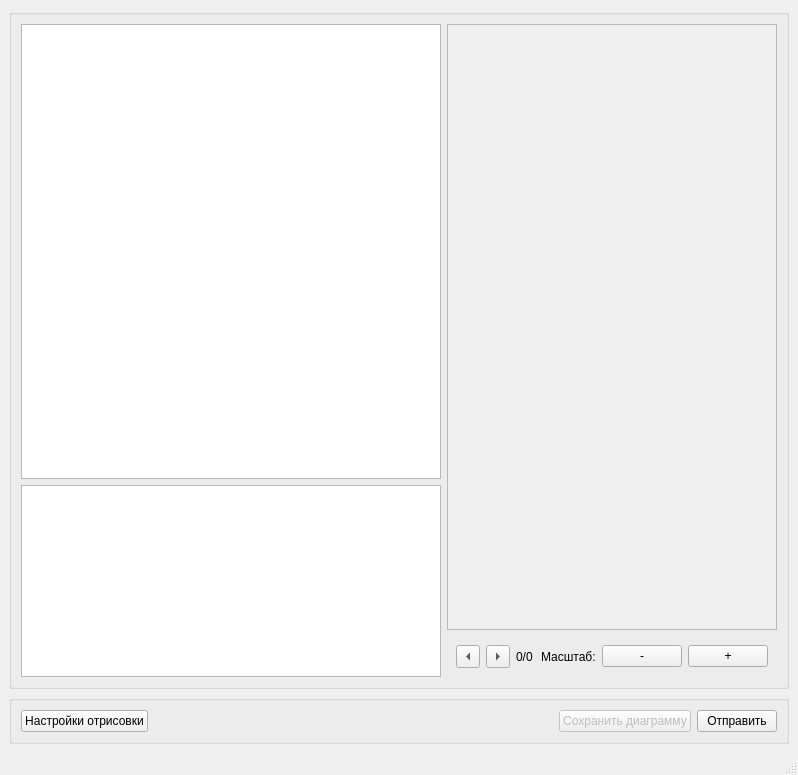
<?xml version="1.0" encoding="UTF-8"?>
<ui version="4.0">
 <class>SkyBlocksEditor</class>
 <widget class="QMainWindow" name="SkyBlocksEditor">
  <property name="geometry">
   <rect>
    <x>0</x>
    <y>0</y>
    <width>798</width>
    <height>775</height>
   </rect>
  </property>
  <property name="minimumSize">
   <size>
    <width>420</width>
    <height>0</height>
   </size>
  </property>
  <property name="windowTitle">
   <string>SkyBlocksEditor</string>
  </property>
  <property name="documentMode">
   <bool>true</bool>
  </property>
  <widget class="QWidget" name="centralwidget">
   <layout class="QVBoxLayout" name="verticalLayout">
    <item>
     <widget class="QGroupBox" name="editorBox">
      <property name="sizePolicy">
       <sizepolicy hsizetype="Expanding" vsizetype="Preferred">
        <horstretch>0</horstretch>
        <verstretch>0</verstretch>
       </sizepolicy>
      </property>
      <property name="title">
       <string/>
      </property>
      <layout class="QHBoxLayout" name="horizontalLayout_3">
       <item>
        <layout class="QVBoxLayout" name="textLayout">
         <item>
          <widget class="QTextEdit" name="codeEdit">
           <property name="sizePolicy">
            <sizepolicy hsizetype="Expanding" vsizetype="Expanding">
             <horstretch>0</horstretch>
             <verstretch>0</verstretch>
            </sizepolicy>
           </property>
           <property name="minimumSize">
            <size>
             <width>420</width>
             <height>400</height>
            </size>
           </property>
           <property name="font">
            <font>
             <family>FreeMono</family>
            </font>
           </property>
           <property name="frameShape">
            <enum>QFrame::StyledPanel</enum>
           </property>
           <property name="frameShadow">
            <enum>QFrame::Sunken</enum>
           </property>
           <property name="lineWidth">
            <number>1</number>
           </property>
           <property name="lineWrapMode">
            <enum>QTextEdit::NoWrap</enum>
           </property>
           <property name="tabStopWidth">
            <number>30</number>
           </property>
          </widget>
         </item>
         <item>
          <widget class="QTextBrowser" name="messagesBrowser">
           <property name="sizePolicy">
            <sizepolicy hsizetype="MinimumExpanding" vsizetype="Preferred">
             <horstretch>0</horstretch>
             <verstretch>0</verstretch>
            </sizepolicy>
           </property>
           <property name="minimumSize">
            <size>
             <width>0</width>
             <height>50</height>
            </size>
           </property>
          </widget>
         </item>
        </layout>
       </item>
       <item>
        <layout class="QVBoxLayout" name="imageLayout">
         <item>
          <widget class="QScrollArea" name="scrollArea">
           <property name="sizePolicy">
            <sizepolicy hsizetype="Preferred" vsizetype="Expanding">
             <horstretch>0</horstretch>
             <verstretch>0</verstretch>
            </sizepolicy>
           </property>
           <property name="widgetResizable">
            <bool>true</bool>
           </property>
           <widget class="QWidget" name="scrollAreaWidgetContents">
            <property name="geometry">
             <rect>
              <x>0</x>
              <y>0</y>
              <width>351</width>
              <height>541</height>
             </rect>
            </property>
           </widget>
          </widget>
         </item>
         <item>
          <widget class="QWidget" name="imageButtonsWidget" native="true">
           <layout class="QHBoxLayout" name="horizontalLayout">
            <property name="sizeConstraint">
             <enum>QLayout::SetMinimumSize</enum>
            </property>
            <item>
             <widget class="QToolButton" name="prevPageButton">
              <property name="text">
               <string>...</string>
              </property>
              <property name="arrowType">
               <enum>Qt::LeftArrow</enum>
              </property>
             </widget>
            </item>
            <item alignment="Qt::AlignLeft">
             <widget class="QToolButton" name="nextPageButton">
              <property name="text">
               <string>...</string>
              </property>
              <property name="arrowType">
               <enum>Qt::RightArrow</enum>
              </property>
             </widget>
            </item>
            <item>
             <widget class="QLabel" name="pageLabel">
              <property name="sizePolicy">
               <sizepolicy hsizetype="Minimum" vsizetype="Minimum">
                <horstretch>0</horstretch>
                <verstretch>0</verstretch>
               </sizepolicy>
              </property>
              <property name="text">
               <string>0/0</string>
              </property>
              <property name="textFormat">
               <enum>Qt::AutoText</enum>
              </property>
              <property name="scaledContents">
               <bool>false</bool>
              </property>
              <property name="wordWrap">
               <bool>false</bool>
              </property>
             </widget>
            </item>
            <item>
             <spacer name="horizontalSpacer_2">
              <property name="orientation">
               <enum>Qt::Horizontal</enum>
              </property>
              <property name="sizeType">
               <enum>QSizePolicy::Expanding</enum>
              </property>
              <property name="sizeHint" stdset="0">
               <size>
                <width>40</width>
                <height>20</height>
               </size>
              </property>
             </spacer>
            </item>
            <item>
             <widget class="QLabel" name="scaleLabel">
              <property name="layoutDirection">
               <enum>Qt::RightToLeft</enum>
              </property>
              <property name="text">
               <string>Масштаб:</string>
              </property>
             </widget>
            </item>
            <item alignment="Qt::AlignLeft">
             <widget class="QPushButton" name="reduceScaleButton">
              <property name="layoutDirection">
               <enum>Qt::RightToLeft</enum>
              </property>
              <property name="text">
               <string>-</string>
              </property>
             </widget>
            </item>
            <item alignment="Qt::AlignRight">
             <widget class="QPushButton" name="increaseScaleButton">
              <property name="layoutDirection">
               <enum>Qt::RightToLeft</enum>
              </property>
              <property name="autoFillBackground">
               <bool>false</bool>
              </property>
              <property name="text">
               <string>+</string>
              </property>
              <property name="flat">
               <bool>false</bool>
              </property>
             </widget>
            </item>
           </layout>
          </widget>
         </item>
        </layout>
       </item>
      </layout>
     </widget>
    </item>
    <item>
     <widget class="QGroupBox" name="botButtonGroupBox">
      <property name="title">
       <string/>
      </property>
      <layout class="QHBoxLayout" name="horizontalLayout_2">
       <item>
        <widget class="QPushButton" name="drawSettingsButton">
         <property name="text">
          <string>Настройки отрисовки</string>
         </property>
        </widget>
       </item>
       <item>
        <spacer name="horizontalSpacer">
         <property name="orientation">
          <enum>Qt::Horizontal</enum>
         </property>
         <property name="sizeHint" stdset="0">
          <size>
           <width>665</width>
           <height>20</height>
          </size>
         </property>
        </spacer>
       </item>
       <item>
        <widget class="QPushButton" name="saveDiagramButton">
         <property name="enabled">
          <bool>false</bool>
         </property>
         <property name="text">
          <string>Сохранить диаграмму</string>
         </property>
        </widget>
       </item>
       <item>
        <widget class="QPushButton" name="sendCodeButton">
         <property name="text">
          <string>Отправить</string>
         </property>
        </widget>
       </item>
      </layout>
     </widget>
    </item>
   </layout>
  </widget>
  <widget class="QMenuBar" name="menubar">
   <property name="geometry">
    <rect>
     <x>0</x>
     <y>0</y>
     <width>798</width>
     <height>22</height>
    </rect>
   </property>
  </widget>
  <widget class="QStatusBar" name="statusbar"/>
 </widget>
 <resources/>
 <connections/>
</ui>
